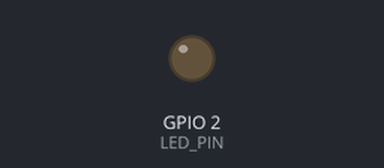
This sketch was run on a simulated ESP32. On the bench: output pins drawn as LEDs (lit = HIGH). WiFi joins after 1.5 s; servers stay silent unless stated; uploads are accepted with an empty reply; random numbers use the default seed unless the sketch sets one; what the sketch prints to the serial monitor is not drawn.

Above: at 9.9 s.
At 15.18 s:
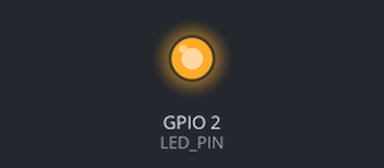
Timing chart, 0 to 25.1 s (numbered marks = the images above):
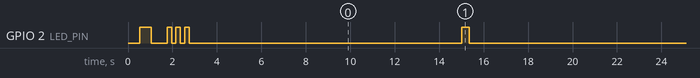

Measured:
- by itself, GPIO 2 (LED_PIN): HIGH → LOW at 1.0 s, → HIGH 0.72 s later, → LOW 0.20 s later, → HIGH 0.20 s later, … (23 changes in this stretch)

The sketch:

ESP32_PasswordClaiming.ino
```cpp
/*
 * ESP32 Password-Based Device Claiming System
 *
 * HOW IT WORKS:
 * 1. Each ESP32 has a UNIQUE SECRET (like a password)
 * 2. ESP32 sends data to Supabase with this secret
 * 3. User enters the secret in dashboard to "claim" the device
 * 4. Once claimed, only that user can see the device's data
 *
 * SETUP INSTRUCTIONS:
 * 1. Generate a unique secret for THIS device (e.g., "SALEM2024ABC123")
 * 2. Set DEVICE_SECRET below
 * 3. Set WiFi credentials
 * 4. Upload to ESP32
 * 5. Give the DEVICE_SECRET to the user who will claim it
 */

#include <WiFi.h>
#include <HTTPClient.h>
#include <ArduinoJson.h>
#include <esp_wifi.h>

// ==================== DEVICE SECRET (CHANGE FOR EACH DEVICE) ====================
// This is like a password - keep it secret! Users need this to claim the device.
// Make it unique and hard to guess. Examples:
// - "SALEM_2024_DEVICE_001_XYZ"
// - "WATER_MONITOR_ABC123DEF"
// - "ESP32_SALEM_SECRET_789"

const char* DEVICE_SECRET = "SALEM2024ABC123";  // ⚠️ CHANGE THIS FOR EACH DEVICE!

// ==================== WiFi Configuration ====================
const char* ssid = "Dharani";           // Your WiFi name
const char* password = "ABCDEFGH";      // Your WiFi password

// ==================== Supabase Configuration ====================
const char* supabaseUrl = "https://uvqcctheqvuilwfbpqcd.supabase.co";
const char* supabaseKey = "eyJhbGciOiJIUzI1NiIsInR5cCI6IkpXVCJ9.eyJpc3MiOiJzdXBhYmFzZSIsInJlZiI6InV2cWNjdGhlcXZ1aWx3ZmJwcWNkIiwicm9sZSI6ImFub24iLCJpYXQiOjE3NjExNDA0NDgsImV4cCI6MjA3NjcxNjQ0OH0.BDPOk3CicghYD18lqRCvITbLyHKLP_mQWtprXrkXphs";

// ==================== Device Configuration ====================
String deviceMacAddress = "";  // Auto-populated from WiFi MAC
const char* deviceName = "Salem Water Monitor";  // Optional friendly name

// ==================== GPS Configuration ====================
// Fixed Location (for static installation)
float currentLatitude = 11.4102;               // Set your device's GPS latitude
float currentLongitude = 77.7197;              // Set your device's GPS longitude

// Random Testing Mode (set false for production)
#define USE_RANDOM_GPS true                    // Set to false for fixed location
float gpsRandomRange = 0.01;                   // ±0.01 degrees (~1.1km variation)

// ==================== LED Configuration ====================
#define LED_PIN 2               // Built-in LED for status

// ==================== Timing Configuration ====================
unsigned long lastSendTime = 0;
const unsigned long sendInterval = 15000;  // Send data every 15 seconds

// ==================== Registration Status ====================
bool isRegistered = false;

// ==================== Function Declarations ====================
void connectWiFi();
void getDeviceMac();
bool registerDevice();
bool sendSensorData(String jsonData);
String generateSensorData();
void getGPSCoordinates(float &lat, float &lon);
void blinkLED(int times, int delayMs);

void setup() {
  Serial.begin(115200);
  pinMode(LED_PIN, OUTPUT);

  // Initialize random seed
  randomSeed(analogRead(0));

  Serial.println("\n\n╔════════════════════════════════════════════╗");
  Serial.println("║  ESP32 Password-Based Device System       ║");
  Serial.println("║  User Claims Device with Secret Code      ║");
  Serial.println("╚════════════════════════════════════════════╝\n");

  Serial.print("Device Secret: ");
  Serial.println(DEVICE_SECRET);

  // Connect to WiFi
  connectWiFi();

  // Get MAC address
  getDeviceMac();

  Serial.println("\n📝 Step 1: Registering device with Supabase...");
  if (registerDevice()) {
    isRegistered = true;
    blinkLED(3, 200);  // 3 quick blinks = success
    Serial.println("✅ Device registered successfully!");
    Serial.println("\n📱 Give this secret to the user:");
    Serial.println("┌────────────────────────────────────┐");
    Serial.print  ("│  SECRET: ");
    Serial.print(DEVICE_SECRET);
    for(int i = strlen(DEVICE_SECRET); i < 25; i++) Serial.print(" ");
    Serial.println("│");
    Serial.println("└────────────────────────────────────┘");
    Serial.println("User can claim this device in the dashboard!\n");
  } else {
    blinkLED(5, 100);  // 5 fast blinks = error
    Serial.println("⚠️  Registration failed - will retry with each transmission");
  }

  Serial.println("✅ Setup complete! Starting data transmission...\n");
  delay(2000);
}

void loop() {
  // Check WiFi connection
  if (WiFi.status() != WL_CONNECTED) {
    Serial.println("WiFi disconnected! Reconnecting...");
    connectWiFi();
  }

  // Check if it's time to send data
  if (millis() - lastSendTime >= sendInterval) {
    digitalWrite(LED_PIN, HIGH);  // LED on while transmitting

    Serial.println("\n========================================");
    Serial.println("📡 Transmitting Sensor Data");
    Serial.println("========================================");

    // Generate and send sensor data
    String jsonData = generateSensorData();

    Serial.println("\n--- Sending to Supabase ---");
    bool success = sendSensorData(jsonData);

    if (success) {
      Serial.println("✓ Data sent successfully!");
      blinkLED(1, 100);  // Single blink = data sent
    } else {
      Serial.println("✗ Failed to send data");
    }

    digitalWrite(LED_PIN, LOW);  // LED off
    lastSendTime = millis();
  }

  delay(100);
}

// ==================== WiFi Connection ====================
void connectWiFi() {
  Serial.print("Connecting to WiFi: ");
  Serial.println(ssid);

  WiFi.begin(ssid, password);

  int attempts = 0;
  while (WiFi.status() != WL_CONNECTED && attempts < 20) {
    delay(500);
    Serial.print(".");
    digitalWrite(LED_PIN, !digitalRead(LED_PIN));  // Blink while connecting
    attempts++;
  }

  if (WiFi.status() == WL_CONNECTED) {
    digitalWrite(LED_PIN, LOW);
    Serial.println("\n✓ WiFi Connected!");
    Serial.print("IP Address: ");
    Serial.println(WiFi.localIP());
  } else {
    Serial.println("\n✗ WiFi Connection Failed!");
    Serial.println("Please check your WiFi credentials.");
  }
}

// ==================== Get Device MAC Address ====================
void getDeviceMac() {
  uint8_t mac[6];
  esp_wifi_get_mac(WIFI_IF_STA, mac);

  char macStr[18];
  sprintf(macStr, "%02X:%02X:%02X:%02X:%02X:%02X",
          mac[0], mac[1], mac[2], mac[3], mac[4], mac[5]);

  deviceMacAddress = String(macStr);

  Serial.print("📱 Device MAC: ");
  Serial.println(deviceMacAddress);
}

// ==================== Register Device with Supabase ====================
bool registerDevice() {
  if (WiFi.status() != WL_CONNECTED) {
    Serial.println("No WiFi - cannot register");
    return false;
  }

  HTTPClient http;
  WiFiClient client;

  // Call register_device RPC function
  String url = String(supabaseUrl) + "/rest/v1/rpc/register_device";

  http.begin(client, url);
  http.addHeader("Content-Type", "application/json");
  http.addHeader("apikey", supabaseKey);
  http.addHeader("Prefer", "return=representation");

  // Create registration payload
  StaticJsonDocument<256> doc;
  doc["p_device_secret"] = DEVICE_SECRET;
  doc["p_device_mac"] = deviceMacAddress;
  doc["p_latitude"] = currentLatitude;
  doc["p_longitude"] = currentLongitude;
  doc["p_device_name"] = deviceName;

  String payload;
  serializeJson(doc, payload);

  Serial.println("Registration payload:");
  Serial.println(payload);

  int httpCode = http.POST(payload);

  if (httpCode > 0) {
    String response = http.getString();
    Serial.print("HTTP Response Code: ");
    Serial.println(httpCode);
    Serial.println("Response:");
    Serial.println(response);

    http.end();
    return (httpCode == 200 || httpCode == 201);
  } else {
    Serial.print("Registration failed. Error: ");
    Serial.println(http.errorToString(httpCode));
    http.end();
    return false;
  }
}

// ==================== Send Sensor Data to Supabase ====================
bool sendSensorData(String jsonData) {
  if (WiFi.status() != WL_CONNECTED) {
    Serial.println("No WiFi connection");
    return false;
  }

  HTTPClient http;
  WiFiClient client;

  // Send to sensor_readings table
  String url = String(supabaseUrl) + "/rest/v1/sensor_readings";

  http.begin(client, url);
  http.addHeader("Content-Type", "application/json");
  http.addHeader("apikey", supabaseKey);
  http.addHeader("Prefer", "return=minimal");

  Serial.println("📤 Sending:");
  Serial.println(jsonData);

  int httpCode = http.POST(jsonData);

  if (httpCode > 0) {
    Serial.print("✓ HTTP Response Code: ");
    Serial.println(httpCode);

    if (httpCode == 201 || httpCode == 200) {
      String response = http.getString();
      if (response.length() > 0) {
        Serial.println("Response:");
        Serial.println(response);
      }
      http.end();
      return true;
    }
  } else {
    Serial.print("✗ HTTP Error: ");
    Serial.println(http.errorToString(httpCode));
  }

  http.end();
  return false;
}

// ==================== Generate Sensor Data ====================
String generateSensorData() {
  StaticJsonDocument<512> doc;

  // Get GPS coordinates
  float lat, lon;
  getGPSCoordinates(lat, lon);

  // Add device identification
  doc["device_secret"] = DEVICE_SECRET;  // This is the key for claiming!
  doc["device_mac"] = deviceMacAddress;
  doc["device_name"] = deviceName;

  // Add GPS coordinates
  doc["latitude"] = lat;
  doc["longitude"] = lon;

  // Generate sensor readings
  float phValue = random(610, 921) / 100.0;          // pH: 6.1 - 9.2
  float turbidity = random(0, 501) / 100.0;          // Turbidity: 0 - 5 NTU
  float temperature = random(1800, 2701) / 100.0;    // Temperature: 18 - 27°C
  int tds = random(150, 2001);                        // TDS: 150 - 2000 ppm
  float waterLevel = random(2000, 9001) / 100.0;     // Water Level: 20 - 90 cm
  float flowRate = random(500, 4501) / 100.0;        // Flow Rate: 5 - 45 L/min

  doc["water_level"] = waterLevel;
  doc["flow_rate"] = flowRate;
  doc["ph"] = phValue;
  doc["turbidity"] = turbidity;
  doc["temperature"] = temperature;
  doc["tds"] = tds;

  // Calculate status
  String status = "Good";
  if (phValue < 6.5 || phValue > 8.5 || turbidity > 3.0 || tds > 1500) {
    status = "Warning";
  }
  if (phValue < 6.0 || phValue > 9.0 || turbidity > 5.0 || tds > 1800) {
    status = "Critical";
  }
  doc["status"] = status;

  // Serialize to JSON
  String jsonString;
  serializeJson(doc, jsonString);

  // Print summary
  Serial.println("\n📊 Sensor Readings:");
  Serial.print("  GPS: "); Serial.print(lat, 6); Serial.print(", "); Serial.println(lon, 6);
  Serial.print("  pH: "); Serial.println(phValue);
  Serial.print("  Temperature: "); Serial.print(temperature); Serial.println("°C");
  Serial.print("  Turbidity: "); Serial.print(turbidity); Serial.println(" NTU");
  Serial.print("  TDS: "); Serial.print(tds); Serial.println(" ppm");
  Serial.print("  Water Level: "); Serial.print(waterLevel); Serial.println(" cm");
  Serial.print("  Flow Rate: "); Serial.print(flowRate); Serial.println(" L/min");
  Serial.print("  Status: "); Serial.println(status);

  return jsonString;
}

// ==================== Get GPS Coordinates ====================
void getGPSCoordinates(float &lat, float &lon) {
  if (USE_RANDOM_GPS) {
    // Random offset for testing
    float latOffset = (random(-100, 101) / 10000.0) * gpsRandomRange;
    float lonOffset = (random(-100, 101) / 10000.0) * gpsRandomRange;

    lat = currentLatitude + latOffset;
    lon = currentLongitude + lonOffset;
  } else {
    // Fixed location
    lat = currentLatitude;
    lon = currentLongitude;
  }
}

// ==================== Blink LED ====================
void blinkLED(int times, int delayMs) {
  for (int i = 0; i < times; i++) {
    digitalWrite(LED_PIN, HIGH);
    delay(delayMs);
    digitalWrite(LED_PIN, LOW);
    delay(delayMs);
  }
}
```
